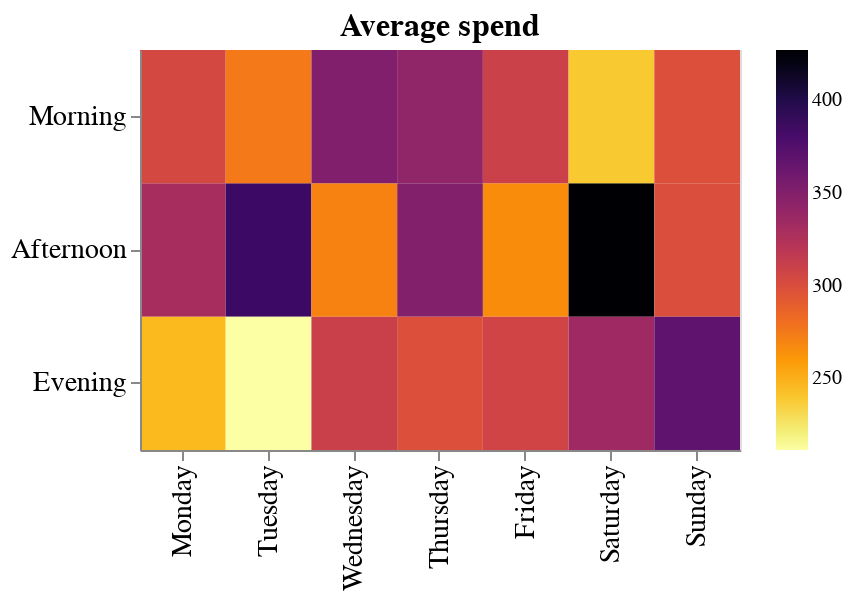

Notebook cell for this chart:
### Code cell
# Let's try this... plot average transaction size for store A using `transform_filter`

plot_3 = (alt
 .Chart(agg_df)
 .mark_rect()
 .encode(
     alt.X('Day_of_week:N', title=None, sort=days),
     alt.Y('Time_of_day:N', title=None, sort=times),
     alt.Color('Avg_trans_size:Q', title=None, scale=alt.Scale(scheme='inferno'), sort="descending"),
     tooltip=[alt.Tooltip('Day_of_week', title = 'Day of the week'), 
              alt.Tooltip('Time_of_day', title = "Time of the day"), 
              alt.Tooltip('Avg_trans_size:Q', title = 'Average transaction size', format='$,.0f')])
 .transform_filter(alt.FieldEqualPredicate(field='Branch', equal='A'))
 .configure_axis(labelFontSize=14, titleFontSize=14)
 .configure_title(fontSize=16)
 .properties(width=300, height=200, title='Average spend')
)

plot_3

### Figure 1 — Vega-Lite specification as saved in the notebook (floating-point values rounded to 4 significant figures)
{"$schema": "https://vega.github.io/schema/vega-lite/v3.4.0.json", "config": {"axis": {"labelFontSize": 14, "titleFontSize": 14}, "mark": {"tooltip": null}, "title": {"fontSize": 16}, "view": {"height": 300, "width": 400}}, "data": {"name": "data-190ad67527f7402a31f09e2dba7b8aa5"}, "datasets": {"data-190ad67527f7402a31f09e2dba7b8aa5": [{"Avg_trans_size": 265.7, "Branch": "A", "Day_of_week": "Friday", "Invoice ID": 20, "Time_of_day": "Afternoon", "Total": 5315.0}, {"Avg_trans_size": 306.3, "Branch": "A", "Day_of_week": "Friday", "Invoice ID": 16, "Time_of_day": "Evening", "Total": 4901.0}, {"Avg_trans_size": 309.1, "Branch": "A", "Day_of_week": "Friday", "Invoice ID": 14, "Time_of_day": "Morning", "Total": 4328.0}, {"Avg_trans_size": 330.3, "Branch": "A", "Day_of_week": "Monday", "Invoice ID": 18, "Time_of_day": "Afternoon", "Total": 5945.0}, {"Avg_trans_size": 245.4, "Branch": "A", "Day_of_week": "Monday", "Invoice ID": 14, "Time_of_day": "Evening", "Total": 3436.0}, {"Avg_trans_size": 303.6, "Branch": "A", "Day_of_week": "Monday", "Invoice ID": 16, "Time_of_day": "Morning", "Total": 4858.0}, {"Avg_trans_size": 426.9, "Branch": "A", "Day_of_week": "Saturday", "Invoice ID": 16, "Time_of_day": "Afternoon", "Total": 6830.0}, {"Avg_trans_size": 334.4, "Branch": "A", "Day_of_week": "Saturday", "Invoice ID": 19, "Time_of_day": "Evening", "Total": 6354.0}, {"Avg_trans_size": 238.8, "Branch": "A", "Day_of_week": "Saturday", "Invoice ID": 15, "Time_of_day": "Morning", "Total": 3581.0}, {"Avg_trans_size": 299.8, "Branch": "A", "Day_of_week": "Sunday", "Invoice ID": 16, "Time_of_day": "Afternoon", "Total": 4797.0}, {"Avg_trans_size": 368.2, "Branch": "A", "Day_of_week": "Sunday", "Invoice ID": 21, "Time_of_day": "Evening", "Total": 7733.0}, {"Avg_trans_size": 298.4, "Branch": "A", "Day_of_week": "Sunday", "Invoice ID": 15, "Time_of_day": "Morning", "Total": 4477.0}, {"Avg_trans_size": 349.9, "Branch": "A", "Day_of_week": "Thursday", "Invoice ID": 20, "Time_of_day": "Afternoon", "Total": 6998.0}, {"Avg_trans_size": 298.7, "Branch": "A", "Day_of_week": "Thursday", "Invoice ID": 11, "Time_of_day": "Evening", "Total": 3286.0}, {"Avg_trans_size": 342.6, "Branch": "A", "Day_of_week": "Thursday", "Invoice ID": 15, "Time_of_day": "Morning", "Total": 5139.0}, {"Avg_trans_size": 386.5, "Branch": "A", "Day_of_week": "Tuesday", "Invoice ID": 18, "Time_of_day": "Afternoon", "Total": 6957.0}, {"Avg_trans_size": 211.5, "Branch": "A", "Day_of_week": "Tuesday", "Invoice ID": 17, "Time_of_day": "Evening", "Total": 3595.0}, {"Avg_trans_size": 275.2, "Branch": "A", "Day_of_week": "Tuesday", "Invoice ID": 16, "Time_of_day": "Morning", "Total": 4403.0}, {"Avg_trans_size": 270.5, "Branch": "A", "Day_of_week": "Wednesday", "Invoice ID": 17, "Time_of_day": "Afternoon", "Total": 4599.0}, {"Avg_trans_size": 310.1, "Branch": "A", "Day_of_week": "Wednesday", "Invoice ID": 11, "Time_of_day": "Evening", "Total": 3412.0}, {"Avg_trans_size": 350.5, "Branch": "A", "Day_of_week": "Wednesday", "Invoice ID": 15, "Time_of_day": "Morning", "Total": 5257.0}, {"Avg_trans_size": 254.9, "Branch": "B", "Day_of_week": "Friday", "Invoice ID": 21, "Time_of_day": "Afternoon", "Total": 5353.0}, {"Avg_trans_size": 331.7, "Branch": "B", "Day_of_week": "Friday", "Invoice ID": 13, "Time_of_day": "Evening", "Total": 4312.0}, {"Avg_trans_size": 279.6, "Branch": "B", "Day_of_week": "Friday", "Invoice ID": 17, "Time_of_day": "Morning", "Total": 4753.0}, {"Avg_trans_size": 327.2, "Branch": "B", "Day_of_week": "Monday", "Invoice ID": 13, "Time_of_day": "Afternoon", "Total": 4254.0}, {"Avg_trans_size": 256.6, "Branch": "B", "Day_of_week": "Monday", "Invoice ID": 15, "Time_of_day": "Evening", "Total": 3849.0}, {"Avg_trans_size": 421.1, "Branch": "B", "Day_of_week": "Monday", "Invoice ID": 11, "Time_of_day": "Morning", "Total": 4632.0}, {"Avg_trans_size": 334.0, "Branch": "B", "Day_of_week": "Saturday", "Invoice ID": 15, "Time_of_day": "Afternoon", "Total": 5010.0}, {"Avg_trans_size": 347.5, "Branch": "B", "Day_of_week": "Saturday", "Invoice ID": 30, "Time_of_day": "Evening", "Total": 10420.0}, {"Avg_trans_size": 390.0, "Branch": "B", "Day_of_week": "Saturday", "Invoice ID": 15, "Time_of_day": "Morning", "Total": 5850.0}, {"Avg_trans_size": 306.3, "Branch": "B", "Day_of_week": "Sunday", "Invoice ID": 15, "Time_of_day": "Afternoon", "Total": 4594.0}, {"Avg_trans_size": 244.2, "Branch": "B", "Day_of_week": "Sunday", "Invoice ID": 14, "Time_of_day": "Evening", "Total": 3418.0}, {"Avg_trans_size": 400.5, "Branch": "B", "Day_of_week": "Sunday", "Invoice ID": 6, "Time_of_day": "Morning", "Total": 2403.0}, {"Avg_trans_size": 406.8, "Branch": "B", "Day_of_week": "Thursday", "Invoice ID": 17, "Time_of_day": "Afternoon", "Total": 6915.0}, {"Avg_trans_size": 379.4, "Branch": "B", "Day_of_week": "Thursday", "Invoice ID": 15, "Time_of_day": "Evening", "Total": 5690.0}, {"Avg_trans_size": 264.4, "Branch": "B", "Day_of_week": "Thursday", "Invoice ID": 12, "Time_of_day": "Morning", "Total": 3173.0}, {"Avg_trans_size": 377.2, "Branch": "B", "Day_of_week": "Tuesday", "Invoice ID": 14, "Time_of_day": "Afternoon", "Total": 5281.0}, {"Avg_trans_size": 354.3, "Branch": "B", "Day_of_week": "Tuesday", "Invoice ID": 20, "Time_of_day": "Evening", "Total": 7087.0}, {"Avg_trans_size": 341.6, "Branch": "B", "Day_of_week": "Tuesday", "Invoice ID": 19, "Time_of_day": "Morning", "Total": 6491.0}, {"Avg_trans_size": 269.2, "Branch": "B", "Day_of_week": "Wednesday", "Invoice ID": 22, "Time_of_day": "Afternoon", "Total": 5923.0}, {"Avg_trans_size": 261.0, "Branch": "B", "Day_of_week": "Wednesday", "Invoice ID": 24, "Time_of_day": "Evening", "Total": 6263.0}, {"Avg_trans_size": 130.4, "Branch": "B", "Day_of_week": "Wednesday", "Invoice ID": 4, "Time_of_day": "Morning", "Total": 521.5}, {"Avg_trans_size": 477.1, "Branch": "C", "Day_of_week": "Friday", "Invoice ID": 17, "Time_of_day": "Afternoon", "Total": 8111.0}, {"Avg_trans_size": 419.6, "Branch": "C", "Day_of_week": "Friday", "Invoice ID": 13, "Time_of_day": "Evening", "Total": 5454.0}, {"Avg_trans_size": 175.0, "Branch": "C", "Day_of_week": "Friday", "Invoice ID": 8, "Time_of_day": "Morning", "Total": 1400.0}, {"Avg_trans_size": 284.0, "Branch": "C", "Day_of_week": "Monday", "Invoice ID": 19, "Time_of_day": "Afternoon", "Total": 5396.0}, {"Avg_trans_size": 334.7, "Branch": "C", "Day_of_week": "Monday", "Invoice ID": 11, "Time_of_day": "Evening", "Total": 3682.0}, {"Avg_trans_size": 230.9, "Branch": "C", "Day_of_week": "Monday", "Invoice ID": 8, "Time_of_day": "Morning", "Total": 1847.0}, {"Avg_trans_size": 323.8, "Branch": "C", "Day_of_week": "Saturday", "Invoice ID": 20, "Time_of_day": "Afternoon", "Total": 6476.0}, {"Avg_trans_size": 407.3, "Branch": "C", "Day_of_week": "Saturday", "Invoice ID": 18, "Time_of_day": "Evening", "Total": 7332.0}, {"Avg_trans_size": 266.4, "Branch": "C", "Day_of_week": "Saturday", "Invoice ID": 16, "Time_of_day": "Morning", "Total": 4262.0}, {"Avg_trans_size": 315.8, "Branch": "C", "Day_of_week": "Sunday", "Invoice ID": 17, "Time_of_day": "Afternoon", "Total": 5368.0}, {"Avg_trans_size": 295.0, "Branch": "C", "Day_of_week": "Sunday", "Invoice ID": 17, "Time_of_day": "Evening", "Total": 5016.0}, {"Avg_trans_size": 554.4, "Branch": "C", "Day_of_week": "Sunday", "Invoice ID": 12, "Time_of_day": "Morning", "Total": 6652.0}, {"Avg_trans_size": 215.0, "Branch": "C", "Day_of_week": "Thursday", "Invoice ID": 13, "Time_of_day": "Afternoon", "Total": 2795.0}, {"Avg_trans_size": 322.9, "Branch": "C", "Day_of_week": "Thursday", "Invoice ID": 18, "Time_of_day": "Evening", "Total": 5812.0}, {"Avg_trans_size": 325.9, "Branch": "C", "Day_of_week": "Thursday", "Invoice ID": 17, "Time_of_day": "Morning", "Total": 5540.0}, {"Avg_trans_size": 396.3, "Branch": "C", "Day_of_week": "Tuesday", "Invoice ID": 19, "Time_of_day": "Afternoon", "Total": 7529.0}, {"Avg_trans_size": 325.4, "Branch": "C", "Day_of_week": "Tuesday", "Invoice ID": 23, "Time_of_day": "Evening", "Total": 7484.0}, {"Avg_trans_size": 221.2, "Branch": "C", "Day_of_week": "Tuesday", "Invoice ID": 12, "Time_of_day": "Morning", "Total": 2654.0}, {"Avg_trans_size": 417.2, "Branch": "C", "Day_of_week": "Wednesday", "Invoice ID": 18, "Time_of_day": "Afternoon", "Total": 7510.0}, {"Avg_trans_size": 306.9, "Branch": "C", "Day_of_week": "Wednesday", "Invoice ID": 15, "Time_of_day": "Evening", "Total": 4604.0}, {"Avg_trans_size": 331.9, "Branch": "C", "Day_of_week": "Wednesday", "Invoice ID": 17, "Time_of_day": "Morning", "Total": 5642.0}]}, "encoding": {"color": {"field": "Avg_trans_size", "scale": {"scheme": "inferno"}, "sort": "descending", "title": null, "type": "quantitative"}, "tooltip": [{"field": "Day_of_week", "title": "Day of the week", "type": "nominal"}, {"field": "Time_of_day", "title": "Time of the day", "type": "nominal"}, {"field": "Avg_trans_size", "format": "$,.0f", "title": "Average transaction size", "type": "quantitative"}], "x": {"field": "Day_of_week", "sort": ["Monday", "Tuesday", "Wednesday", "Thursday", "Friday", "Saturday", "Sunday"], "title": null, "type": "nominal"}, "y": {"field": "Time_of_day", "sort": ["Morning", "Afternoon", "Evening"], "title": null, "type": "nominal"}}, "height": 200, "mark": "rect", "title": "Average spend", "transform": [{"filter": {"equal": "A", "field": "Branch"}}], "width": 300}
